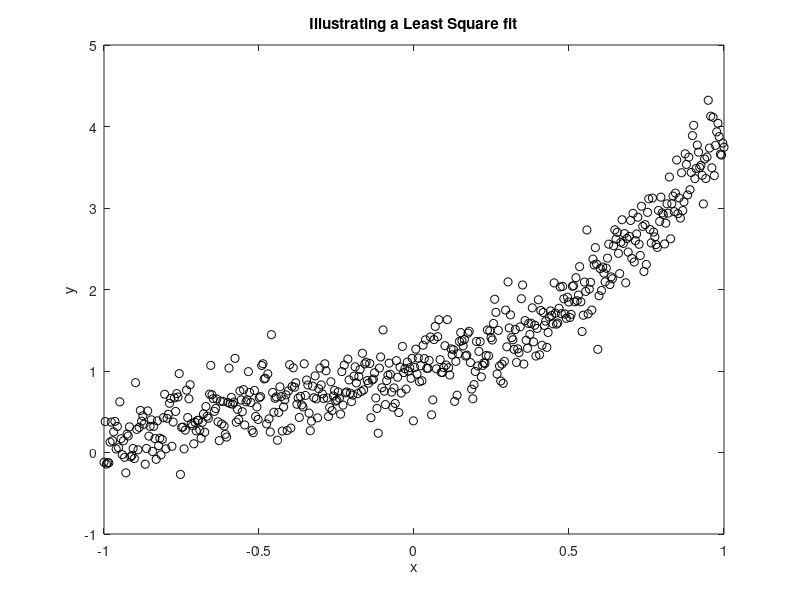

MATLAB code for this plot: (Note: this script raises an error after producing the figure.)
%% Introduction
%Aldous George
%EP 501
%Project 4
%This code contains excerpts from codes provided by Dr. Zettergen.
%https://github.com/Zettergren-Courses/EP501_matlab/
clc
clearvars
close all
%% Problem 1
%a
load('test_lsq.mat');
n=length(x);                            %size of data

%Plot of noisy data
figure(1);
plot(x,ynoisy,'ko');
xlabel('x');
ylabel('y');
title('Illustrating a Least Square fit')
hold on;

%I discussed with Kaijus Palm on how to do this part.
for N=1:3                               %Polynomials of varying degree
    %1-a)
    %Calculating M matrix for the polynomial
    for i=1:N+1
        M(:,i)=x.^(i-1);                
    end %for
    %Polynomial function y
    a=flipud(inv((M')*M)*(M')*ynoisy);  %Coefficient a
    y=polyval(a,x);                     %Polynomial
    
    %1-b)
    %Error vector and Residual
    df=length(a);                       %number of coefficients
    v=n-df;                             
    error(:,N)=abs(y-ynoisy);
    residual(N)=sum(error,'all');
    
    %1-c)
    Chi_sq(N)=(1/v)*sum(((ynoisy-y).^(2)/(sigmay).^2),'all');
    
    %plot
    figure(1)
    hold on
    plot(x,y,'b', 'LineWidth',1.2);
end %for

%Testing with Matlab built-in function
f1=polyfit(x,ynoisy,1);
F1=polyval(f1,x);
f2=polyfit(x,ynoisy,2);
F2=polyval(f2,x);
f3=polyfit(x,ynoisy,3);
F3=polyval(f3,x);
%Plots
figure(1)
hold on
plot(x,F1,'r--','LineWidth',1.2)
plot(x,F2,'r--','LineWidth',1.2)
plot(x,F3,'r--','LineWidth',1.2)
hold off

legend('Data','Linear fit','Quadratic fit','Cubic fit',...
    'MATLAB built-in Linear fit', 'MATLAB built-in Quadratic fit',...
    'MATLAB built-in Cubic fit','Location','northwest');


